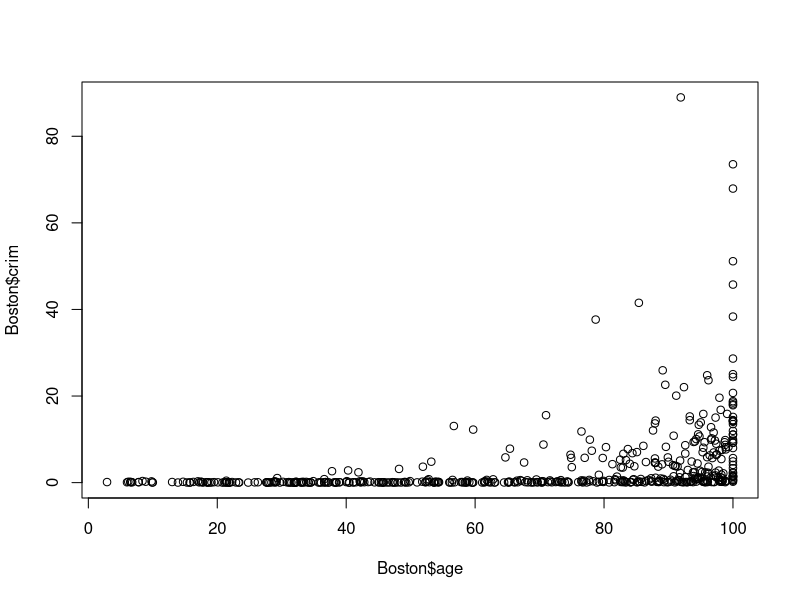
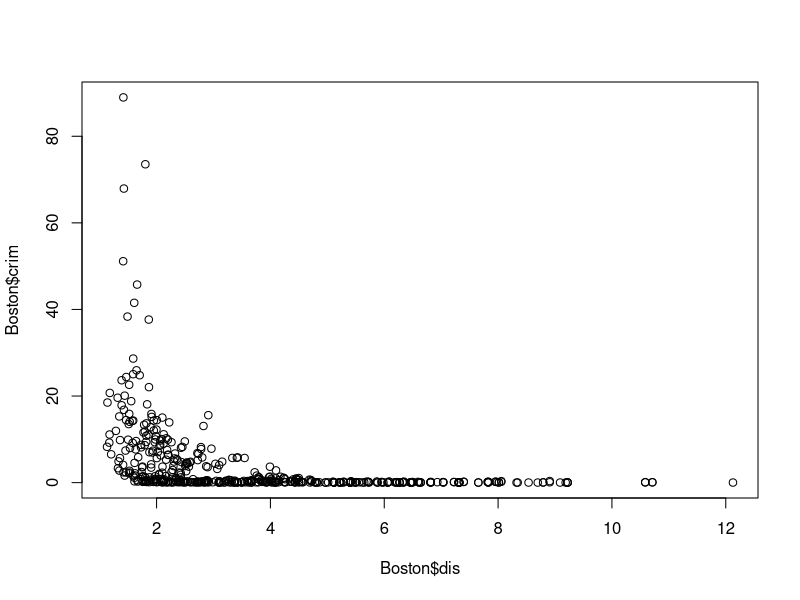
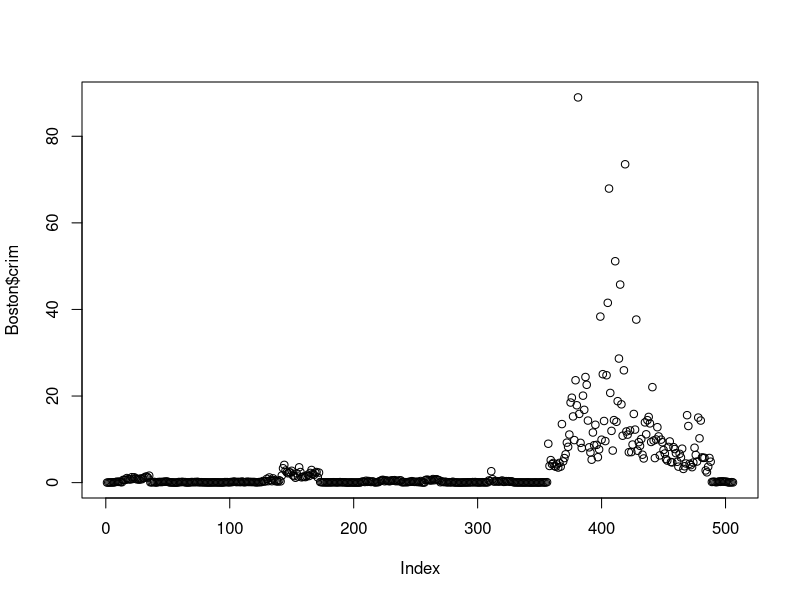

Here is the R script that generated these plots, in order:
# Exercise 10
## a
library(MASS);

## b
plot(Boston$age, Boston$crim);

## c
plot(Boston$dis, Boston$crim);

## d
plot(Boston$crim);
range(Boston$crim);

## e
sum(Boston$chas);

## f
median(Boston$ptratio);

## g
which.min(Boston$age);

## h
boston_filtered <- Boston[Boston$rm,];
summary(boston_filtered);
